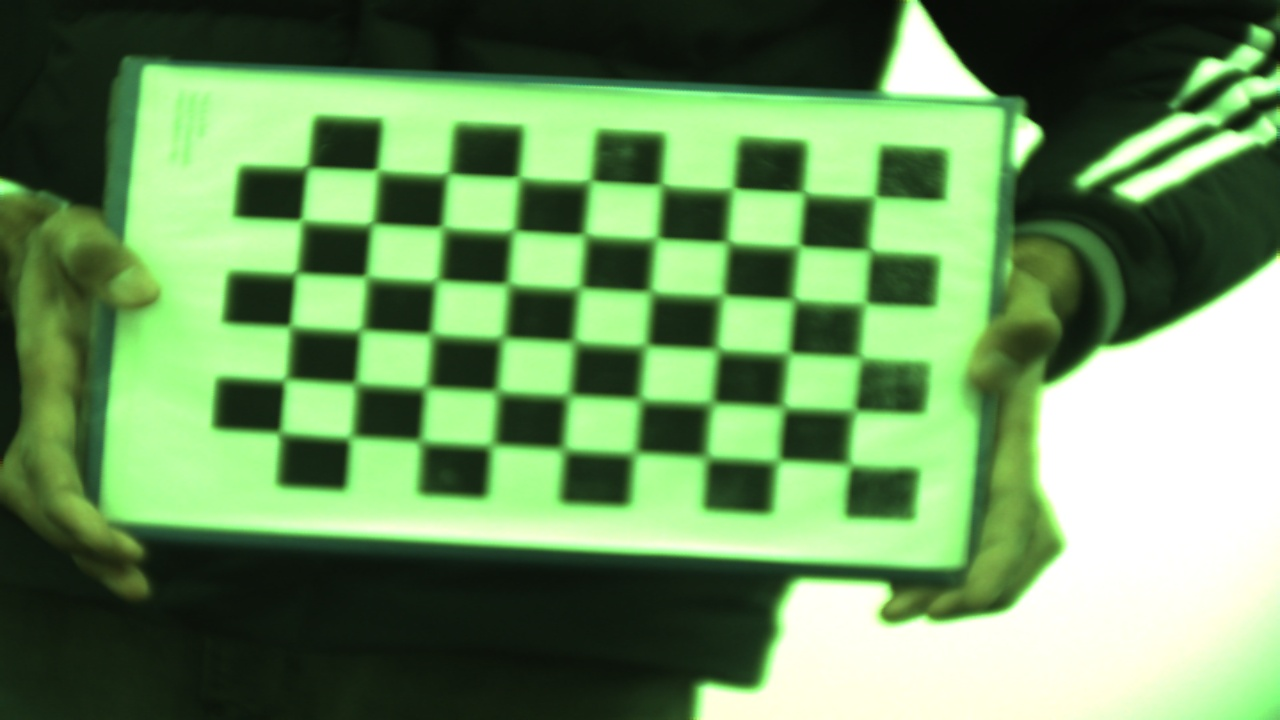
#> input picture script/Displacement/cam3/calib_backup/cal_image_10.jpg, 1280 x 720 px
$ python gigecam_calib.py --dir calib_backup
#> lines starting #> are read from the running program, lines starting #| are printed output that depends on the picture
#!/usr/bin/env python3

"""
    Name: gigecam_calib.py
    Description: function to calibrate the webcam and save the calibration parameters
    Author: Ammar Ajmal
    Date: 2022-12-07
    The calibration parameters are saved in the file 'gigecam_calib.npy'

    Sample Usage:-

    python3 gigecam_calib.py --dir calibration_checkerboard/ --square_size 0.024
    python3 gigecam_calib.py --dir calibration_checkerboard/ --square_size 0.024 --visualize True
"""

import time
import platform
import mvsdk
import glob
import os
import argparse
import cv2
import numpy as np


def calibrate(dirpath, square_size, width, height, visualize=False):
    """Apply camera calibration to a set of images"""
#> called with dirpath = 'calib_backup', square_size = 1, width = 9, height = 6, visualize = False
    criteria = (cv2.TERM_CRITERIA_EPS + cv2.TERM_CRITERIA_MAX_ITER, 30, 0.001)
    # 3D points in real world space
    objp = np.zeros((width * height, 3), np.float32)
    # 2D points in image plane
    objp[:, :2] = np.mgrid[0:width, 0:height].T.reshape(-1, 2) * square_size

    objpoints = []  # 3D points in real world space
    imgpoints = []  # 2D points in image plane
    images = os.listdir(dirpath)

    for fname in images:
        img = cv2.imread(os.path.join(dirpath, fname))
#> img is the input picture: shape (720, 1280, 3); mean B, G, R 95.5, 145.5, 107.9
        gray = cv2.cvtColor(img, cv2.COLOR_BGR2GRAY)
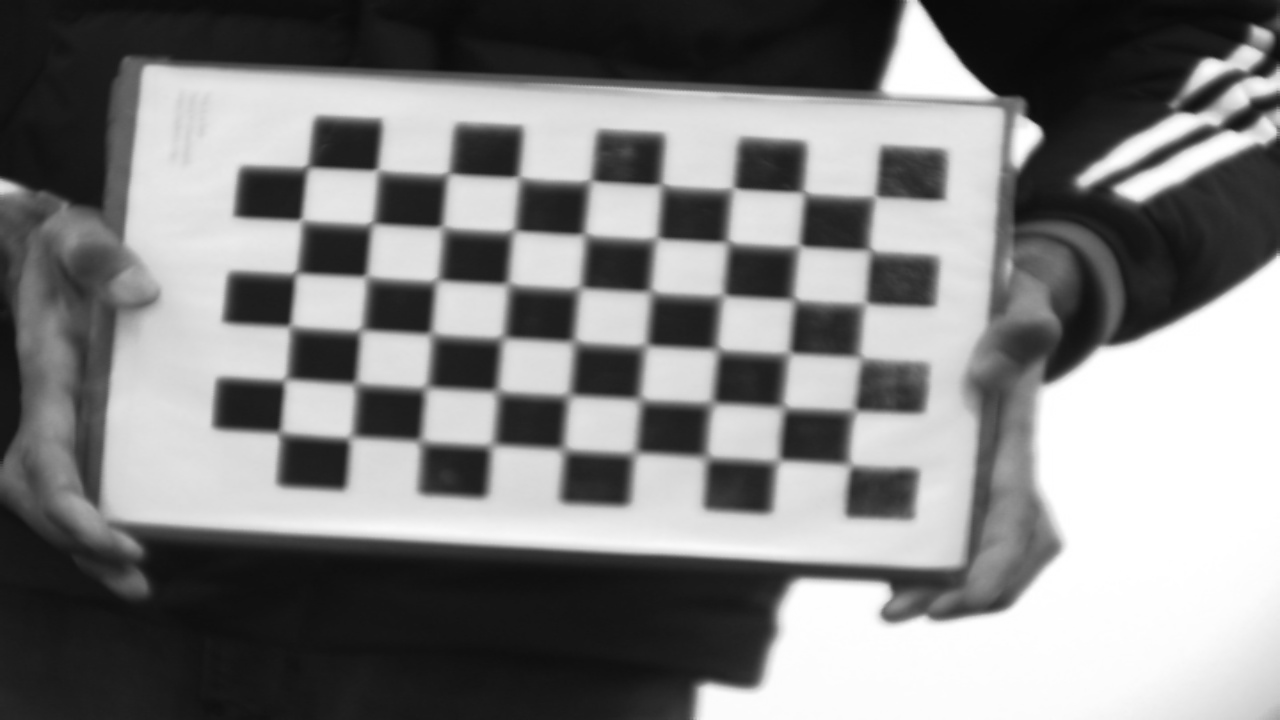
#> gray: shape (720, 1280); min 7, max 255, mean 128.6

        # Find the chess board corners
        ret, corners = cv2.findChessboardCorners(gray, (width, height), None)
#> ret = True; corners = 54 rows, first 8: [849, 465], [777.5, 461], [707, 457], [634.5, 453], [564, 449], [492, 445], [420.5, 441.5], [351.5, 437.5]

        # If ret is True, add object points, image points (after refining them)
        if ret:
            objpoints.append(objp)
            corners2 = cv2.cornerSubPix(
                gray, corners, (11, 11), (-1, -1), criteria)
#> corners2 = 54 rows, first 8: [850.3, 465.1], [779.6, 459.8], [707.4, 457.2], [635.3, 452.5], [563.2, 448.7], [491.2, 445.4], [419.5, 440.4], [349.5, 438]
            imgpoints.append(corners2)

            # If visualize is True, draw and display the corners
            if visualize:
                img = cv2.drawChessboardCorners(
                    img, (width, height), corners2, ret)
                cv2.imshow('img', img)
                cv2.waitKey(500)
#> pass 2 of the loop in calibrate, `for fname in images:`:
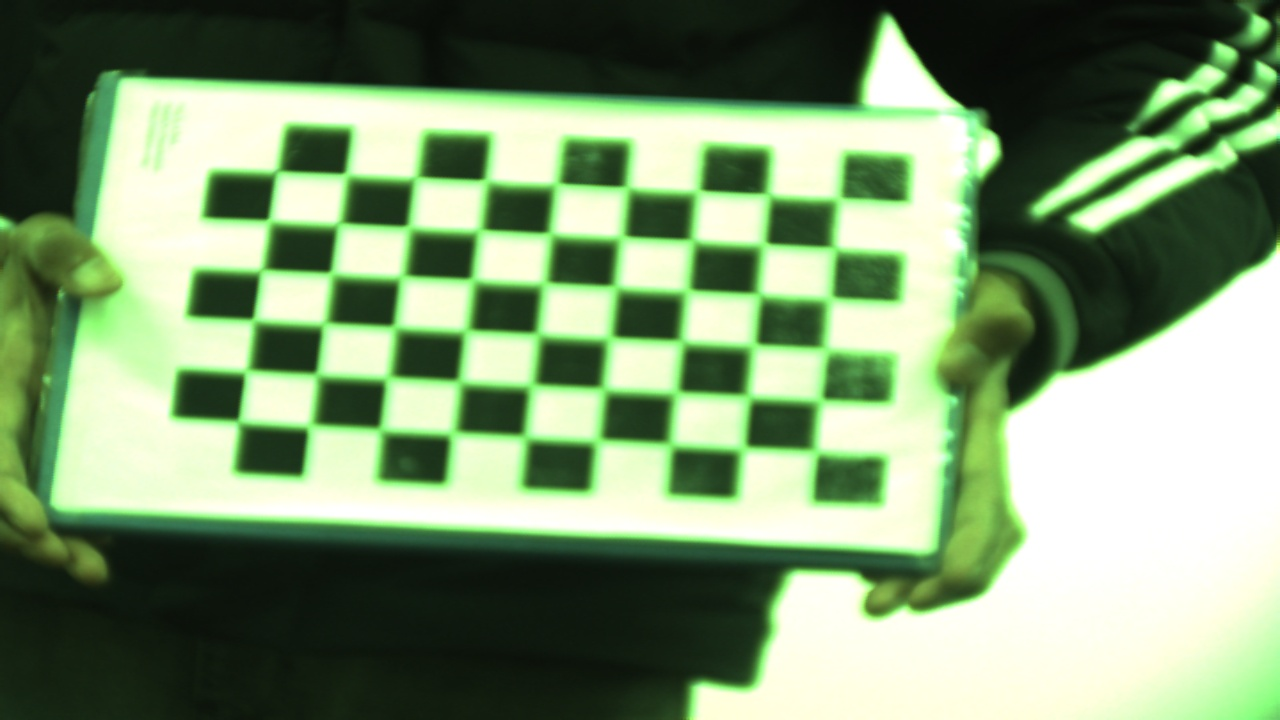
#> input picture script/Displacement/cam3/calib_backup/cal_image_11.jpg, 1280 x 720 px
#> in calibrate, img is the input picture: shape (720, 1280, 3); mean B, G, R 113.5, 150.3, 125.4
#> in calibrate, `gray = cv2.cvtColor(img, cv2.COLOR_BGR2GRAY)`:
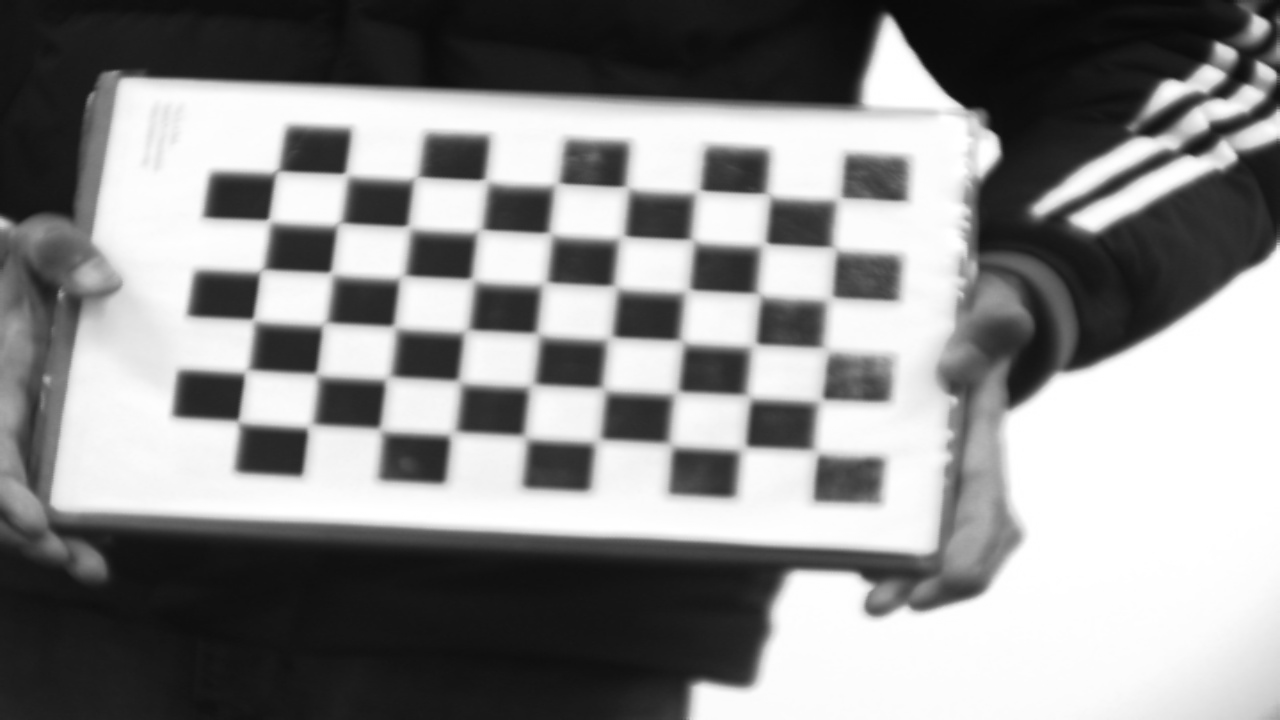
#> gray: shape (720, 1280); min 8, max 255, mean 138.7
#> corners = 54 rows, first 8: [813, 449], [744, 448.5], [668.5, 445], [599.5, 441.5], [524, 437.5], [454.5, 433], [380, 430.5], [311.5, 426.5]
#> corners2 = 54 rows, first 8: [816.3, 452.2], [745.6, 446.4], [670.6, 444.7], [598.9, 439.7], [524, 435.7], [450.7, 434.9], [379.4, 428.3], [308.3, 427.4]
    ret, mtx, dist, rvecs, tvecs = cv2.calibrateCamera(
        objpoints, imgpoints, gray.shape[::-1], None, None)
#> ret = 1.23; mtx = [[4540.6, 0, 854.5], [0, 3444.7, 428.7], [0, 0, 1]]; dist = [[-0.259, -100.7, 0.014, -0.067, 2723.7]]; rvecs = ([-0.015, 0.0291, -3.07], [0.0141, -0.468, -3.04]); tvecs = ([-0.0591, 0.662, 63.78], [-0.525, 0.41, 62.9])

    return ret, mtx, dist, rvecs, tvecs


if __name__ == '__main__':
    ap = argparse.ArgumentParser()
    ap.add_argument("-d", "--dir", required=True,
                    help="Path to folder containing checkerboard images for calibration")
    ap.add_argument("-w", "--width", type=int,
                    help="Width of checkerboard (default=9)",  default=9)
    ap.add_argument("-t", "--height", type=int,
                    help="Height of checkerboard (default=6)", default=6)
    ap.add_argument("-s", "--square_size", type=float,
                    default=1, help="Length of one edge (in metres)")
    ap.add_argument("-v", "--visualize", type=str, default="False",
                    help="To visualize each checkerboard image")
    args = vars(ap.parse_args())

    dirpath = args['dir']
    # 2.4 cm == 0.024 m
    # square_size = 0.024
    square_size = args['square_size']

    width = args['width']
    height = args['height']

    if args["visualize"].lower() == "true":
        visualize = True
    else:
        visualize = False

    ret, mtx, dist, rvecs, tvecs = calibrate(
        dirpath, square_size, width, height, visualize)
#> ret = 1.23; dist = [[-0.259, -100.7, 0.014, -0.067, 2723.7]]; rvecs = ([-0.015, 0.0291, -3.07], [0.0141, -0.468, -3.04]); tvecs = ([-0.0591, 0.662, 63.78], [-0.525, 0.41, 62.9])

    # print("ret: ", ret)
    print("mtx: ", mtx)
#| mtx:  [[4.54057107e+03 0.00000000e+00 8.54472813e+02]
#|  [0.00000000e+00 3.44471574e+03 4.28716262e+02]
#|  [0.00000000e+00 0.00000000e+00 1.00000000e+00]]
    print("dist: ", dist)
#| dist:  [[-2.58954066e-01 -1.00713690e+02  1.40069137e-02 -6.70315249e-02
#|    2.72374468e+03]]


    # print("rvecs: ", rvecs)
    # print("tvecs: ", tvecs)

    # np.save("gigecam_calib.npy", [ret, mtx, dist, rvecs, tvecs])
    np.save("calibration_matrix", mtx)
    np.save("distortion_coefficients", dist)

    # [4 lines of commented-out code are left out]
